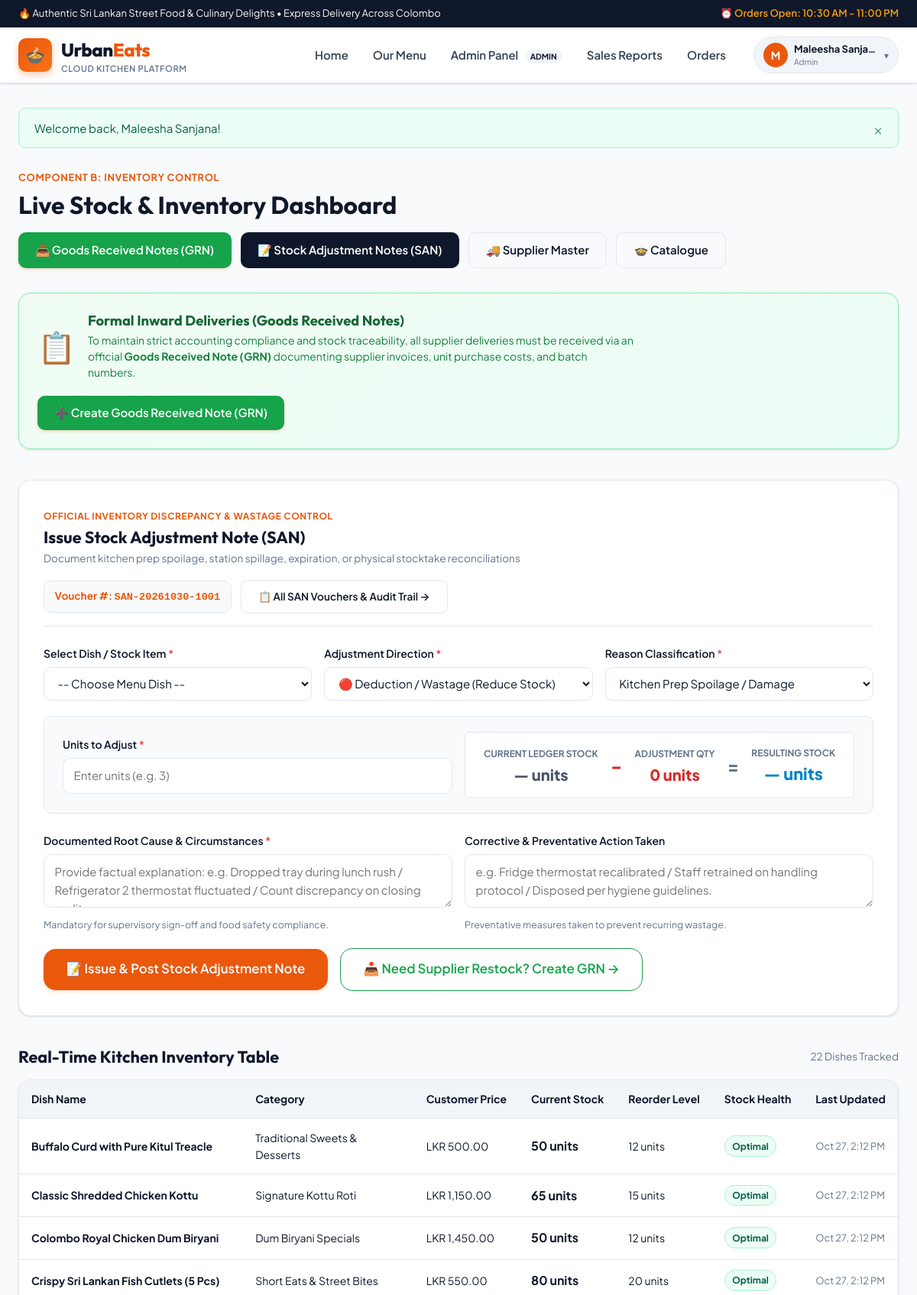
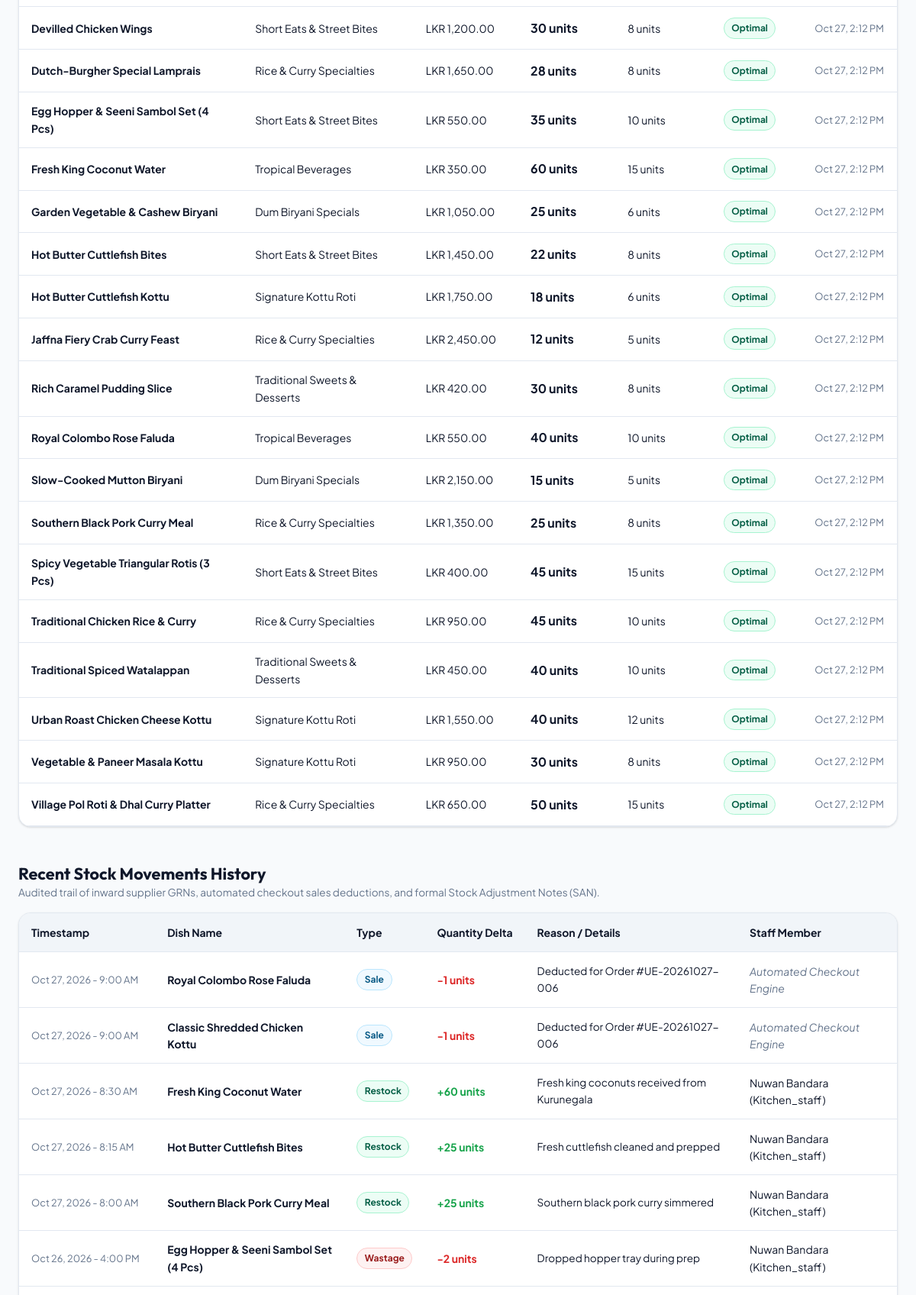
Screenshot of /public/menu/stock.php (signed in, upper part) with the database file from the repository (2 pictures, top to bottom).
### tables this page shows
CREATE TABLE `dishes` (
  `id` INT UNSIGNED NOT NULL AUTO_INCREMENT,
  `category_id` INT UNSIGNED NOT NULL,
  `name` VARCHAR(150) NOT NULL,
  `description` TEXT NULL,
  `price` DECIMAL(10,2) NOT NULL,
  `image_url` VARCHAR(255) NULL,
  `is_spicy` TINYINT(1) NOT NULL DEFAULT 0,
  `is_vegetarian` TINYINT(1) NOT NULL DEFAULT 0,
  `is_active` TINYINT(1) NOT NULL DEFAULT 1,
  `created_at` TIMESTAMP NOT NULL DEFAULT CURRENT_TIMESTAMP,
  `updated_at` TIMESTAMP NOT NULL DEFAULT CURRENT_TIMESTAMP ON UPDATE CURRENT_TIMESTAMP,
  PRIMARY KEY (`id`),
  KEY `idx_dishes_category` (`category_id`),
  KEY `idx_dishes_active` (`is_active`),
  KEY `idx_dishes_price` (`price`),
  KEY `idx_dishes_name` (`name`),
  CONSTRAINT `fk_dishes_category` FOREIGN KEY (`category_id`) REFERENCES `categories` (`id`) ON UPDATE CASCADE
);

CREATE TABLE `categories` (
  `id` INT UNSIGNED NOT NULL AUTO_INCREMENT,
  `name` VARCHAR(100) NOT NULL,
  `slug` VARCHAR(100) NOT NULL,
  `description` TEXT NULL,
  `is_active` TINYINT(1) NOT NULL DEFAULT 1,
  `created_at` TIMESTAMP NOT NULL DEFAULT CURRENT_TIMESTAMP,
  PRIMARY KEY (`id`),
  UNIQUE KEY `uk_categories_name` (`name`),
  UNIQUE KEY `uk_categories_slug` (`slug`),
  KEY `idx_categories_active` (`is_active`)
);

CREATE TABLE `inventory` (
  `id` INT UNSIGNED NOT NULL AUTO_INCREMENT,
  `dish_id` INT UNSIGNED NOT NULL,
  `current_stock` INT NOT NULL DEFAULT 0,
  `reorder_level` INT NOT NULL DEFAULT 10,
  `updated_at` TIMESTAMP NOT NULL DEFAULT CURRENT_TIMESTAMP ON UPDATE CURRENT_TIMESTAMP,
  PRIMARY KEY (`id`),
  UNIQUE KEY `uk_inventory_dish` (`dish_id`),
  KEY `idx_inventory_stock` (`current_stock`),
  CONSTRAINT `fk_inventory_dish` FOREIGN KEY (`dish_id`) REFERENCES `dishes` (`id`) ON DELETE CASCADE ON UPDATE CASCADE
);

CREATE TABLE `stock_movements` (
  `id` INT UNSIGNED NOT NULL AUTO_INCREMENT,
  `dish_id` INT UNSIGNED NOT NULL,
  `user_id` INT UNSIGNED NULL,
  `movement_type` ENUM('restock', 'wastage', 'sale', 'adjustment') NOT NULL,
  `quantity` INT NOT NULL,
  `reason` VARCHAR(255) NOT NULL,
  `created_at` TIMESTAMP NOT NULL DEFAULT CURRENT_TIMESTAMP,
  PRIMARY KEY (`id`),
  KEY `idx_movements_dish` (`dish_id`),
  KEY `idx_movements_user` (`user_id`),
  KEY `idx_movements_type` (`movement_type`),
  KEY `idx_movements_time` (`created_at`),
  CONSTRAINT `fk_movements_dish` FOREIGN KEY (`dish_id`) REFERENCES `dishes` (`id`) ON DELETE CASCADE ON UPDATE CASCADE,
  CONSTRAINT `fk_movements_user` FOREIGN KEY (`user_id`) REFERENCES `users` (`id`) ON DELETE SET NULL ON UPDATE CASCADE
);

CREATE TABLE `users` (
  `id` INT UNSIGNED NOT NULL AUTO_INCREMENT,
  `role_id` INT UNSIGNED NOT NULL,
  `full_name` VARCHAR(100) NOT NULL,
  `email` VARCHAR(150) NOT NULL,
  `phone` VARCHAR(20) NOT NULL,
  `password_hash` VARCHAR(255) NOT NULL,
  `address` TEXT NULL,
  `is_active` TINYINT(1) NOT NULL DEFAULT 1,
  `failed_login_attempts` INT UNSIGNED NOT NULL DEFAULT 0,
  `lockout_until` DATETIME NULL,
  `created_at` TIMESTAMP NOT NULL DEFAULT CURRENT_TIMESTAMP,
  `updated_at` TIMESTAMP NOT NULL DEFAULT CURRENT_TIMESTAMP ON UPDATE CURRENT_TIMESTAMP,
  PRIMARY KEY (`id`),
  UNIQUE KEY `uk_users_email` (`email`),
  KEY `idx_users_role` (`role_id`),
  KEY `idx_users_active` (`is_active`),
  CONSTRAINT `fk_users_role` FOREIGN KEY (`role_id`) REFERENCES `roles` (`id`) ON UPDATE CASCADE
);

CREATE TABLE `roles` (
  `id` INT UNSIGNED NOT NULL AUTO_INCREMENT,
  `name` VARCHAR(50) NOT NULL,
  `description` VARCHAR(255) NOT NULL,
  PRIMARY KEY (`id`),
  UNIQUE KEY `uk_roles_name` (`name`)
);

### public/menu/stock.php (the view, shortened to what the rows shown need)
<?php
require_once __DIR__ . '/../../includes/header.php';
$pdo = get_db_connection();
$fullCatalogueQuery = "
    SELECT d.id, d.name, d.price, c.name AS category_name, d.is_active,
           COALESCE(i.current_stock, 0) AS current_stock,
           COALESCE(i.reorder_level, 10) AS reorder_level,
           i.updated_at
    FROM dishes d
    JOIN categories c ON d.category_id = c.id
    LEFT JOIN inventory i ON d.id = i.dish_id
    WHERE d.is_active = 1
    ORDER BY d.name ASC
";
$inventoryList = $pdo->query($fullCatalogueQuery)->fetchAll();
$movementHistoryQuery = "
    SELECT sm.*, d.name AS dish_name, u.full_name AS staff_name, r.name AS role_name
    FROM stock_movements sm
    JOIN dishes d ON sm.dish_id = d.id
    LEFT JOIN users u ON sm.user_id = u.id
    LEFT JOIN roles r ON u.role_id = r.id
    ORDER BY sm.created_at DESC, sm.id DESC
    LIMIT 15
";
$movementsHistory = $pdo->query($movementHistoryQuery)->fetchAll();
?>
<div class="site-container" style="margin-top: 1rem; margin-bottom: 3.5rem;">
    <div style="display: flex; justify-content: space-between; align-items: center; flex-wrap: wrap; gap: 1rem; margin-bottom: 2rem;">
        <div>
            <h1 style="font-size: 2rem; margin-top: 0.25rem;">Live Stock & Inventory Dashboard</h1>
        </div>
    </div>
    <div style="background: white; border: 1px solid var(--border-color); border-radius: var(--radius-lg); padding: 2rem; margin-bottom: 2.5rem; box-shadow: var(--shadow-sm);">
        <div style="display: flex; justify-content: space-between; align-items: center; border-bottom: 1px solid var(--border-color); padding-bottom: 1rem; margin-bottom: 1.5rem; flex-wrap: wrap; gap: 1rem;">
            <div>
                <h2 style="font-size: 1.35rem; margin: 0.25rem 0 0 0; color: var(--color-secondary);">
                    Issue Stock Adjustment Note (SAN)
                </h2>
            </div>
        </div>
    </div>
    <div style="margin-bottom: 1rem; display: flex; justify-content: space-between; align-items: center;">
        <h2 style="font-size: 1.35rem; color: var(--color-secondary);">Real-Time Kitchen Inventory Table</h2>
    </div>
    <div class="data-table-container">
        <table class="data-table">
            <thead>
                <tr>
                    <th>Dish Name</th>
                    <th>Category</th>
                    <th>Customer Price</th>
                    <th>Current Stock</th>
                    <th>Reorder Level</th>
                    <th>Stock Health</th>
                    <th>Last Updated</th>
                </tr>
            </thead>
            <tbody>
                <?php foreach ($inventoryList as $invRow): ?>
                    <?php
                    $stockUnits = (int)$invRow['current_stock'];
                    $reorderUnits = (int)$invRow['reorder_level'];
                    ?>
                    <tr>
                        <td><strong><?= e($invRow['name']) ?></strong></td>
                        <td><?= e($invRow['category_name']) ?></td>
                        <td><?= format_price($invRow['price']) ?></td>
                        <td>
                            <strong style="font-size: 1rem;"><?= $stockUnits ?> units</strong>
                        </td>
                        <td><?= $reorderUnits ?> units</td>
                        <td>
                            <?php if ($stockUnits === 0): ?>
                                <span class="badge badge-inactive">Out of Stock</span>
                            <?php elseif ($stockUnits <= $reorderUnits): ?>
                                <span class="badge" style="background: #fffbeb; color: #92400e; border: 1px solid #fde68a;">Low Stock</span>
                            <?php else: ?>
                                <span class="badge badge-active">Optimal</span>
                            <?php endif; ?>
                        </td>
                        <td style="font-size: 0.8rem; color: var(--text-muted);">
                            <?= format_datetime($invRow['updated_at'], 'M d, g:i A') ?>
                        </td>
                    </tr>
                <?php endforeach; ?>
            </tbody>
        </table>
    </div>
    <div style="margin-top: 3rem; margin-bottom: 1rem;">
        <h2 style="font-size: 1.35rem; color: var(--color-secondary);">Recent Stock Movements History</h2>
    </div>
    <div class="data-table-container">
        <table class="data-table">
            <thead>
                <tr>
                    <th>Timestamp</th>
                    <th>Dish Name</th>
                    <th>Type</th>
                    <th>Quantity Delta</th>
                    <th>Reason / Details</th>
                    <th>Staff Member</th>
                </tr>
            </thead>
            <tbody>
                <?php foreach ($movementsHistory as $historyRow): ?>
                    <tr>
                        <td style="white-space: nowrap; font-size: 0.8rem; color: var(--text-muted);">
                            <?= format_datetime($historyRow['created_at']) ?>
                        </td>
                        <td><strong><?= e($historyRow['dish_name']) ?></strong></td>
                        <td>
                            <?php
                            $movementBadgeClasses = [
                                'restock'    => 'badge-active',
                                'sale'       => 'badge-role-customer',
                                'wastage'    => 'badge-inactive',
                                'adjustment' => 'badge-role-staff'
                            ];
                            ?>
                            <span class="badge <?= $movementBadgeClasses[$historyRow['movement_type']] ?? 'badge-active' ?>">
                                <?= ucfirst($historyRow['movement_type']) ?>
                            </span>
                        </td>
                        <td>
                            <strong style="color: <?= $historyRow['quantity'] > 0 ? '#16a34a' : '#dc2626' ?>;">
                                <?= $historyRow['quantity'] > 0 ? '+' . $historyRow['quantity'] : $historyRow['quantity'] ?> units
                            </strong>
                        </td>
                        <td style="font-size: 0.85rem; color: var(--color-secondary);"><?= e($historyRow['reason']) ?></td>
                        <td>
                            <?php if (!empty($historyRow['staff_name'])): ?>
                                <?= e($historyRow['staff_name']) ?> (<?= ucfirst($historyRow['role_name'] ?? '') ?>)
                            <?php else: ?>
                                <span style="color: var(--text-muted); font-style: italic;">Automated Checkout Engine</span>
                            <?php endif; ?>
                        </td>
                    </tr>
                <?php endforeach; ?>
            </tbody>
        </table>
    </div>
</div>
<?php require_once __DIR__ . '/../../includes/footer.php'; ?>

### rows the page displays
dishes: name "Buffalo Curd with Pure Kitul Treacle", category.name "Traditional Sweets & Desserts", price "LKR 500.00", stockUnits "50", reorderUnits "12", inventory.updated_at "Oct 27, 2:12 PM"
dishes: name "Classic Shredded Chicken Kottu", category.name "Signature Kottu Roti", price "LKR 1,150.00", stockUnits "65", reorderUnits "15", inventory.updated_at "Oct 27, 2:12 PM"
dishes: name "Colombo Royal Chicken Dum Biryani", category.name "Dum Biryani Specials", price "LKR 1,450.00", stockUnits "50", reorderUnits "12", inventory.updated_at "Oct 27, 2:12 PM"
dishes: name "Crispy Sri Lankan Fish Cutlets (5 Pcs)", category.name "Short Eats & Street Bites", price "LKR 550.00", stockUnits "80", reorderUnits "20", inventory.updated_at "Oct 27, 2:12 PM"
dishes: name "Devilled Chicken Wings", category.name "Short Eats & Street Bites", price "LKR 1,200.00", stockUnits "30", reorderUnits "8", inventory.updated_at "Oct 27, 2:12 PM"
dishes: name "Dutch-Burgher Special Lamprais", category.name "Rice & Curry Specialties", price "LKR 1,650.00", stockUnits "28", reorderUnits "8", inventory.updated_at "Oct 27, 2:12 PM"
dishes: name "Egg Hopper & Seeni Sambol Set (4 Pcs)", category.name "Short Eats & Street Bites", price "LKR 550.00", stockUnits "35", reorderUnits "10", inventory.updated_at "Oct 27, 2:12 PM"
dishes: name "Fresh King Coconut Water", category.name "Tropical Beverages", price "LKR 350.00", stockUnits "60", reorderUnits "15", inventory.updated_at "Oct 27, 2:12 PM"
dishes: name "Garden Vegetable & Cashew Biryani", category.name "Dum Biryani Specials", price "LKR 1,050.00", stockUnits "25", reorderUnits "6", inventory.updated_at "Oct 27, 2:12 PM"
dishes: name "Hot Butter Cuttlefish Bites", category.name "Short Eats & Street Bites", price "LKR 1,450.00", stockUnits "22", reorderUnits "8", inventory.updated_at "Oct 27, 2:12 PM"
dishes: name "Hot Butter Cuttlefish Kottu", category.name "Signature Kottu Roti", price "LKR 1,750.00", stockUnits "18", reorderUnits "6", inventory.updated_at "Oct 27, 2:12 PM"
dishes: name "Jaffna Fiery Crab Curry Feast", category.name "Rice & Curry Specialties", price "LKR 2,450.00", stockUnits "12", reorderUnits "5", inventory.updated_at "Oct 27, 2:12 PM"
dishes: name "Rich Caramel Pudding Slice", category.name "Traditional Sweets & Desserts", price "LKR 420.00", stockUnits "30", reorderUnits "8", inventory.updated_at "Oct 27, 2:12 PM"
dishes: name "Royal Colombo Rose Faluda", category.name "Tropical Beverages", price "LKR 550.00", stockUnits "40", reorderUnits "10", inventory.updated_at "Oct 27, 2:12 PM"
dishes: name "Slow-Cooked Mutton Biryani", category.name "Dum Biryani Specials", price "LKR 2,150.00", stockUnits "15", reorderUnits "5", inventory.updated_at "Oct 27, 2:12 PM"
dishes: name "Southern Black Pork Curry Meal", category.name "Rice & Curry Specialties", price "LKR 1,350.00", stockUnits "25", reorderUnits "8", inventory.updated_at "Oct 27, 2:12 PM"
dishes: name "Spicy Vegetable Triangular Rotis (3 Pcs)", category.name "Short Eats & Street Bites", price "LKR 400.00", stockUnits "45", reorderUnits "15", inventory.updated_at "Oct 27, 2:12 PM"
dishes: name "Traditional Chicken Rice & Curry", category.name "Rice & Curry Specialties", price "LKR 950.00", stockUnits "45", reorderUnits "10", inventory.updated_at "Oct 27, 2:12 PM"
dishes: name "Traditional Spiced Watalappan", category.name "Traditional Sweets & Desserts", price "LKR 450.00", stockUnits "40", reorderUnits "10", inventory.updated_at "Oct 27, 2:12 PM"
dishes: name "Urban Roast Chicken Cheese Kottu", category.name "Signature Kottu Roti", price "LKR 1,550.00", stockUnits "40", reorderUnits "12", inventory.updated_at "Oct 27, 2:12 PM"
dishes: name "Vegetable & Paneer Masala Kottu", category.name "Signature Kottu Roti", price "LKR 950.00", stockUnits "30", reorderUnits "8", inventory.updated_at "Oct 27, 2:12 PM"
dishes: name "Village Pol Roti & Dhal Curry Platter", category.name "Rice & Curry Specialties", price "LKR 650.00", stockUnits "50", reorderUnits "15", inventory.updated_at "Oct 27, 2:12 PM"
stock_movements: created_at "Oct 27, 2026 - 9:00 AM", dish.name "Royal Colombo Rose Faluda", movement_type "Sale", quantity "-1", reason "Deducted for Order #UE-20261027-006", shows "Automated Checkout Engine"
stock_movements: created_at "Oct 27, 2026 - 9:00 AM", dish.name "Classic Shredded Chicken Kottu", movement_type "Sale", quantity "-1", reason "Deducted for Order #UE-20261027-006", shows "Automated Checkout Engine"
stock_movements: created_at "Oct 27, 2026 - 8:30 AM", dish.name "Fresh King Coconut Water", movement_type "Restock", quantity "60", reason "Fresh king coconuts received from Kurunegala", user.full_name "Nuwan Bandara", roles.name "Kitchen_staff"
stock_movements: created_at "Oct 27, 2026 - 8:15 AM", dish.name "Hot Butter Cuttlefish Bites", movement_type "Restock", quantity "25", reason "Fresh cuttlefish cleaned and prepped", user.full_name "Nuwan Bandara", roles.name "Kitchen_staff"
stock_movements: created_at "Oct 27, 2026 - 8:00 AM", dish.name "Southern Black Pork Curry Meal", movement_type "Restock", quantity "25", reason "Southern black pork curry simmered", user.full_name "Nuwan Bandara", roles.name "Kitchen_staff"
stock_movements: created_at "Oct 26, 2026 - 4:00 PM", dish.name "Egg Hopper & Seeni Sambol Set (4 Pcs)", movement_type "Wastage", quantity "-2", reason "Dropped hopper tray during prep", user.full_name "Nuwan Bandara", roles.name "Kitchen_staff"

### other values shown
substr($currentUser['name'] ?? 'U', 0, 1) "M"
$currentUser['name'] "Maleesha Sanja…"
str_replace('_', ' ', $currentUser['role_name'] ?? '') "Admin"
$msg "Welcome back, Maleesha Sanjana!"
$nextSanPreview "SAN-20261030-1001"
count($inventoryList) "22"
